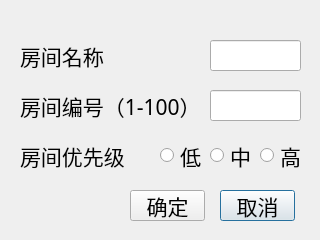
<?xml version="1.0" encoding="UTF-8"?>
<ui version="4.0">
 <class>AddRoomDlg</class>
 <widget class="QDialog" name="AddRoomDlg">
  <property name="geometry">
   <rect>
    <x>0</x>
    <y>0</y>
    <width>320</width>
    <height>240</height>
   </rect>
  </property>
  <property name="font">
   <font>
    <family>幼圆</family>
    <pointsize>16</pointsize>
   </font>
  </property>
  <property name="windowTitle">
   <string>添加房间</string>
  </property>
  <widget class="QPushButton" name="pushButtonCancel">
   <property name="geometry">
    <rect>
     <x>220</x>
     <y>190</y>
     <width>75</width>
     <height>31</height>
    </rect>
   </property>
   <property name="font">
    <font>
     <pointsize>16</pointsize>
    </font>
   </property>
   <property name="text">
    <string>取消</string>
   </property>
  </widget>
  <widget class="QPushButton" name="pushButtonOk">
   <property name="geometry">
    <rect>
     <x>130</x>
     <y>190</y>
     <width>75</width>
     <height>31</height>
    </rect>
   </property>
   <property name="font">
    <font>
     <pointsize>16</pointsize>
    </font>
   </property>
   <property name="text">
    <string>确定</string>
   </property>
  </widget>
  <widget class="QLabel" name="label_4">
   <property name="geometry">
    <rect>
     <x>20</x>
     <y>90</y>
     <width>181</width>
     <height>31</height>
    </rect>
   </property>
   <property name="font">
    <font>
     <pointsize>16</pointsize>
    </font>
   </property>
   <property name="text">
    <string>房间编号（1-100）</string>
   </property>
  </widget>
  <widget class="QLabel" name="label_5">
   <property name="geometry">
    <rect>
     <x>20</x>
     <y>40</y>
     <width>91</width>
     <height>31</height>
    </rect>
   </property>
   <property name="font">
    <font>
     <pointsize>16</pointsize>
    </font>
   </property>
   <property name="text">
    <string>房间名称</string>
   </property>
  </widget>
  <widget class="QLabel" name="label_6">
   <property name="geometry">
    <rect>
     <x>20</x>
     <y>140</y>
     <width>111</width>
     <height>31</height>
    </rect>
   </property>
   <property name="font">
    <font>
     <pointsize>16</pointsize>
    </font>
   </property>
   <property name="text">
    <string>房间优先级</string>
   </property>
  </widget>
  <widget class="QLineEdit" name="lineEditRoomIdx">
   <property name="geometry">
    <rect>
     <x>210</x>
     <y>90</y>
     <width>91</width>
     <height>31</height>
    </rect>
   </property>
  </widget>
  <widget class="QLineEdit" name="lineEditRoomName">
   <property name="geometry">
    <rect>
     <x>210</x>
     <y>40</y>
     <width>91</width>
     <height>31</height>
    </rect>
   </property>
  </widget>
  <widget class="QRadioButton" name="radioButtonPrioLow">
   <property name="geometry">
    <rect>
     <x>160</x>
     <y>140</y>
     <width>41</width>
     <height>31</height>
    </rect>
   </property>
   <property name="font">
    <font>
     <pointsize>16</pointsize>
    </font>
   </property>
   <property name="text">
    <string>低</string>
   </property>
  </widget>
  <widget class="QRadioButton" name="radioButtonPrioMid">
   <property name="geometry">
    <rect>
     <x>210</x>
     <y>140</y>
     <width>41</width>
     <height>31</height>
    </rect>
   </property>
   <property name="font">
    <font>
     <pointsize>16</pointsize>
    </font>
   </property>
   <property name="text">
    <string>中</string>
   </property>
  </widget>
  <widget class="QRadioButton" name="radioButtonPrioHigh">
   <property name="geometry">
    <rect>
     <x>260</x>
     <y>140</y>
     <width>41</width>
     <height>31</height>
    </rect>
   </property>
   <property name="font">
    <font>
     <pointsize>16</pointsize>
    </font>
   </property>
   <property name="text">
    <string>高</string>
   </property>
  </widget>
 </widget>
 <tabstops>
  <tabstop>pushButtonOk</tabstop>
  <tabstop>pushButtonCancel</tabstop>
  <tabstop>lineEditRoomName</tabstop>
  <tabstop>lineEditRoomIdx</tabstop>
  <tabstop>radioButtonPrioLow</tabstop>
  <tabstop>radioButtonPrioMid</tabstop>
  <tabstop>radioButtonPrioHigh</tabstop>
 </tabstops>
 <resources/>
 <connections/>
</ui>
